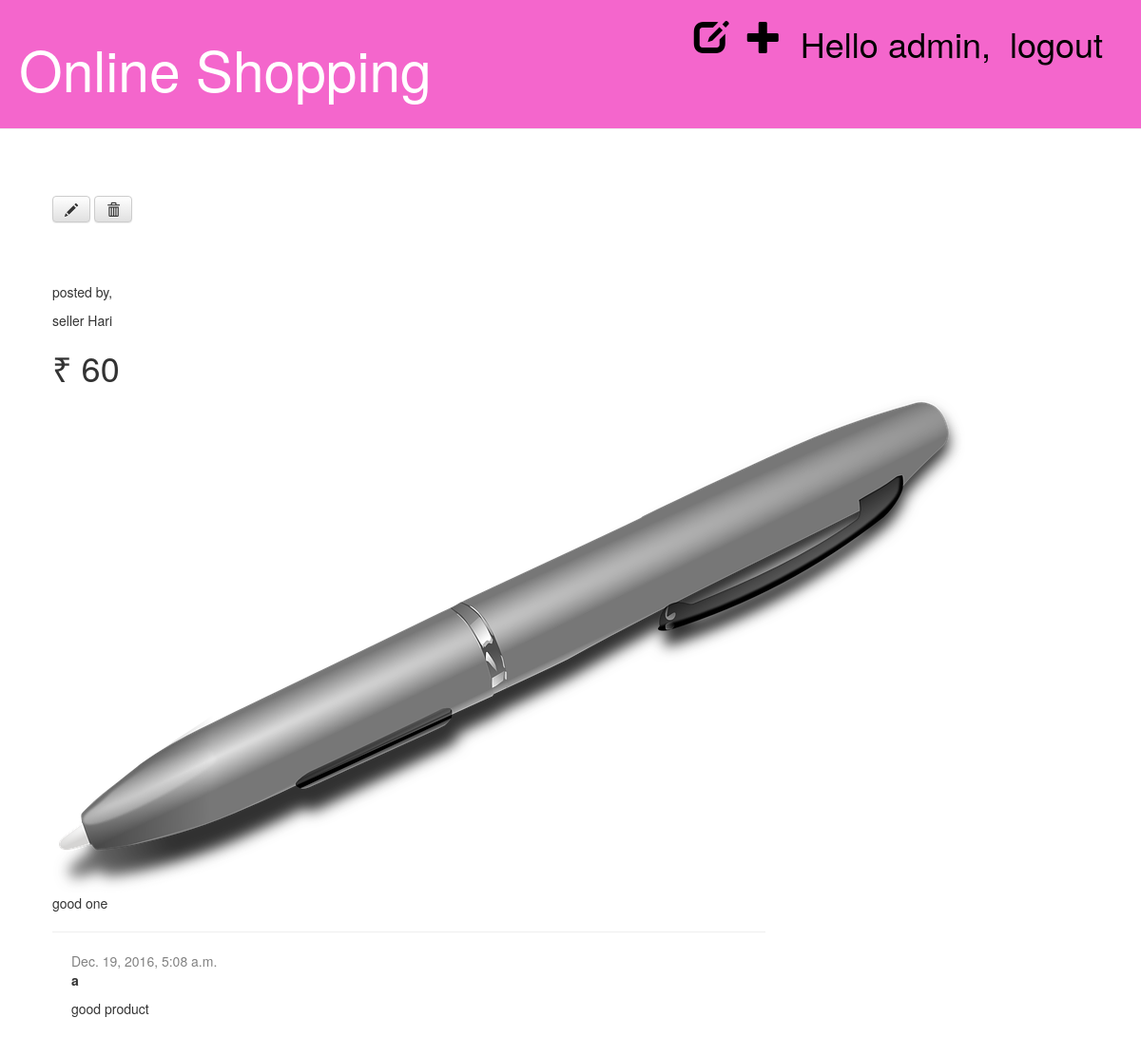
/post/9/ (signed in), run on the app's committed database.
### blog/models.py (models this page shows, shortened)
class Post(models.Model):
    author = models.ForeignKey('auth.User')
    title = models.CharField(max_length=200)
    seller_name = models.CharField(max_length=100)
    item_cost = models.CharField(max_length=20)
    product_description = models.TextField()
    image = models.ImageField(upload_to='media/img')
    created_date = models.DateTimeField(
            default=timezone.now)
    published_date = models.DateTimeField(
            blank=True, null=True)

class Comment(models.Model):
    post = models.ForeignKey('blog.Post', related_name='comments')
    author = models.CharField(max_length=200)
    text = models.TextField()
    created_date = models.DateTimeField(default=timezone.now)
    approved_comment = models.BooleanField(default=False)

### blog/views.py (the view)
# urls.py: url(r'^post/(?P<pk>\d+)/$', views.post_detail, name='post_detail'),
def post_detail(request, pk):
    post = get_object_or_404(Post, pk=pk)
    return render(request, 'blog/post_detail.html', {'post': post})

### blog/templates/blog/post_detail.html (shortened to what this page needs)
{% extends 'blog/base.html' %}
{% block content %}
    <div class="post">
        {% if user.is_authenticated %}
            <a class="btn btn-default" href="{% url 'post_edit' pk=post.pk %}"><span class="glyphicon glyphicon-pencil"></span></a>
            <a class="btn btn-default" href="{% url 'post_remove' pk=post.pk %}"><span class="glyphicon glyphicon-trash"></span></a>
        {% endif %}
        <h2>{{ post.title }}</h2>
        <p>posted by, {{post.user}}</p>
        <p>seller {{post.seller_name}}</p>
        <h1>₹ {{post.item_cost}}</h1>
        <img src="{{ post.image.url }}">
        <p>{{ post.product_description|linebreaksbr }}</p>
    </div>
<hr>
{% for comment in post.comments.all %}
    {% if user.is_authenticated or comment.approved_comment %}
    <div class="comment">
        <div class="date">
            {{ comment.created_date }}
        </div>
        <strong>{{ comment.author }}</strong>
        <p>{{ comment.text|linebreaks }}</p>
    </div>
    {% endif %}
{% empty %}
    <p>No comments here yet :(</p>
{% endfor %}
{% endblock %}

### blog/templates/blog/base.html (shortened to what this page needs)
{% load staticfiles %}
<html>
    <head>
    </head>
    <body>
        <link rel="stylesheet" href="//maxcdn.bootstrapcdn.com/bootstrap/3.2.0/css/bootstrap.min.css">
        <link rel="stylesheet" href="//maxcdn.bootstrapcdn.com/bootstrap/3.2.0/css/bootstrap-theme.min.css">
        <link rel="stylesheet" href="{% static 'css/blog.css' %}">
        <div>
	 <div class="page-header">
	    {% if user.is_authenticated %}
	     <a href="{% url 'logout' %}" class="top-menu">logout</span></a>
	     <p class="top-menu">Hello {{ user.username }},</p>
            <a href="{% url 'post_new' %}" class="top-menu"><span class="glyphicon glyphicon-plus"></span></a>
	     <a href="{% url 'post_draft_list' %}" class="top-menu"><span class="glyphicon glyphicon-edit"></span></a>
	       {% else %}
                <a href="{% url 'register' %}" class="top-menu">signup</span></a>
                <a href="{% url 'login' %}" class="top-menu">login</span></a>
	     {% endif %}
        <h1><a href="/">Online Shopping</a></h1>
	</div>
<div class="content container">
    <div class="row">
        <div class="col-md-8">
            {% block content %}
            {% endblock %}
        </div>
    </div>
</div>
    </body>
</html>

### blog/static/css/blog.css (style rules this page uses)
.page-header { background-color:#f466cc; margin-top: 0; padding: 20px 20px 20px 20px; }
.page-header h1, .page-header h1 a, .page-header h1 a:visited, .page-header h1 a:active { color: #FFFFFF; font-size: 44pt; text-decoration: none; }
.content { margin-left: 40px; }
h2 { font-family: sans-serif; color:#ffffff; }
.date { color: #828282; }
.top-menu, .top-menu:hover, .top-menu:visited { color: #000000; float: right; font-size:27pt; margin-right: 20px; }
.post { margin-top: 50px; }
.comment { margin: 20px 0px 20px 20px; }

### data on the page
Post: seller_name "Hari", item_cost "60", image (picture), product_description "good one"
Comment: created_date "Dec. 19, 2016, 5:08 a.m.", author "a", text "good product"

### other printed values
{{ user.username }} "admin"
